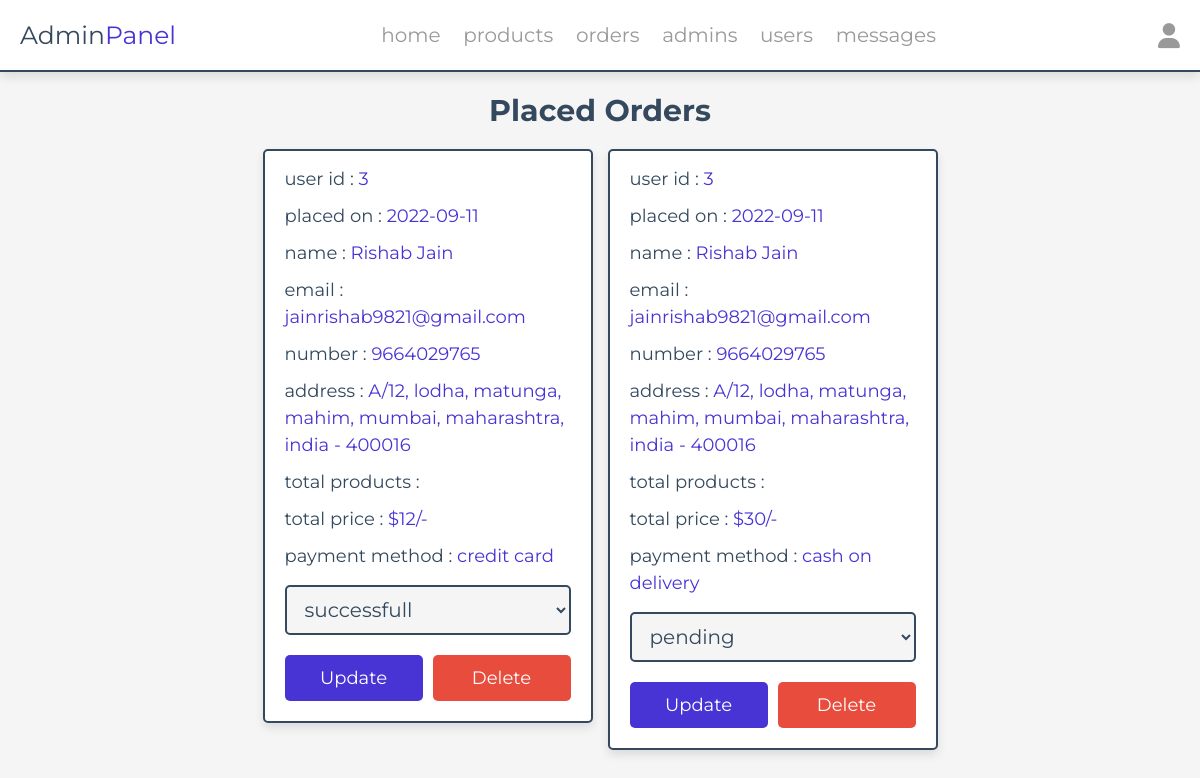
The page /admin/placed_orders.php (signed in) on the database its author committed.
### tables this page shows
CREATE TABLE `orders` (
  `id` int(100) NOT NULL,
  `user_id` int(100) NOT NULL,
  `name` varchar(500) NOT NULL,
  `number` varchar(10) NOT NULL,
  `email` varchar(500) NOT NULL,
  `method` varchar(500) NOT NULL,
  `address` varchar(500) NOT NULL,
  `total_product` varchar(500) NOT NULL,
  `total_price` int(100) NOT NULL,
  `placed_on` date NOT NULL DEFAULT current_timestamp(),
  `payment_status` varchar(100) NOT NULL
);

### admin/placed_orders.php (the view, shortened to what this page needs)
<?php
include '../components/connect.php';
?>
<!DOCTYPE html>
<html lang="en">
<head>
   <link rel="stylesheet" href="https://cdnjs.cloudflare.com/ajax/libs/font-awesome/6.1.1/css/all.min.css">
   <link rel="stylesheet" href="../css/admin_style.css">
</head>
<body>
<?php include '../components/admin_header.php' ?>
<section class="placed-orders">
   <h1 class="heading">placed orders</h1>
   <div class="box-container">
   <?php
      $select_orders = $conn->prepare("SELECT * FROM `orders`");
      $select_orders->execute();
      if($select_orders->rowCount() > 0){
         while($fetch_orders = $select_orders->fetch(PDO::FETCH_ASSOC)){
   ?>
   <div class="box">
      <p> user id : <span><?= $fetch_orders['user_id']; ?></span> </p>
      <p> placed on : <span><?= $fetch_orders['placed_on']; ?></span> </p>
      <p> name : <span><?= $fetch_orders['name']; ?></span> </p>
      <p> email : <span><?= $fetch_orders['email']; ?></span> </p>
      <p> number : <span><?= $fetch_orders['number']; ?></span> </p>
      <p> address : <span><?= $fetch_orders['address']; ?></span> </p>
      <p> total products : <span><?= $fetch_orders['total_products']; ?></span> </p>
      <p> total price : <span>$<?= $fetch_orders['total_price']; ?>/-</span> </p>
      <p> payment method : <span><?= $fetch_orders['method']; ?></span> </p>
      <form action="" method="POST">
         <select name="payment_status" class="drop-down">
            <option value="" selected disabled><?= $fetch_orders['payment_status']; ?></option>
         </select>
         <div class="flex-btn">
            <input type="submit" value="update" class="btn" name="update_payment">
            <a href="placed_orders.php?delete=<?= $fetch_orders['id']; ?>" class="delete-btn" onclick="return confirm('delete this order?');">delete</a>
         </div>
      </form>
   </div>
   <?php
      }
   }else{
      echo '<p class="empty">no orders placed yet!</p>';
   }
   ?>
   </div>
</section>
</body>
</html>

### css/admin_style.css (style rules this page uses)
:root { --main-color:#4834d4; --red:#e74c3c; --orange:#f39c12; --black:#34495e; --white:#fff; --light-bg:#f5f5f5; --light-color:#999; --border:.2rem solid var(--black); --box-shadow:0 .5rem 1rem rgba(0,0,0,.1); }
* { font-family: 'Montserrat', sans-serif; margin:0; padding:0; box-sizing: border-box; text-decoration: none; outline: none; border:none; }
html { font-size: 62.5%; overflow-x: hidden; }
body { background-color: var(--light-bg); }
section { max-width: 1200px; margin:0 auto; padding:2rem; }
.btn, .delete-btn, .option-btn { display: block; margin-top: 1rem; border-radius: .5rem; cursor: pointer; width: 100%; font-size: 1.8rem; color:var(--white); padding:1.2rem 3rem; text-transform: capitalize; text-align: center; }
.btn { background-color: var(--main-color); }
.delete-btn { background-color: var(--red); }
.flex-btn { display: flex; gap:1rem; }
.heading { text-align: center; margin-bottom: 2rem; text-transform: capitalize; color:var(--black); font-size: 3rem; }
.placed-orders .box-container { display: grid; grid-template-columns: repeat(auto-fit, 33rem); gap:1.5rem; justify-content: center; align-items: flex-start; }
.placed-orders .box-container .box { background-color: var(--white); border-radius: .5rem; box-shadow: var(--box-shadow); border:var(--border); padding:2rem; padding-top: 1rem; }
.placed-orders .box-container .box p { padding: .5rem 0; line-height: 1.5; font-size: 1.8rem; color:var(--black); }
.placed-orders .box-container .box p span { color:var(--main-color); }
.placed-orders .box-container .box .drop-down { width: 100%; margin:1rem 0; background-color: var(--light-bg); padding:1rem 1.4rem; font-size: 2rem; color:var(--black); border:var(--border); border-radius: .5rem; }

### rows shown on the page
orders: user "3", placed_on "2022-09-11", name "Rishab Jain", email "jainrishab9821@gmail.com", number "9664029765", address "A/12, lodha, matunga, mahim, mumbai, maharashtra, india - 400016", total_price "12", method "credit card", payment_status "successfull"
orders: user "3", placed_on "2022-09-11", name "Rishab Jain", email "jainrishab9821@gmail.com", number "9664029765", address "A/12, lodha, matunga, mahim, mumbai, maharashtra, india - 400016", total_price "30", method "cash on delivery", payment_status "pending"
